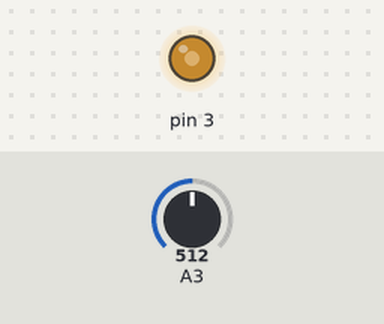
This sketch was run on a simulated Arduino Uno, built with avr-gcc and run on an emulated ATmega328P. Parts: output pins drawn as LEDs (lit = HIGH). The inputs (shaded band) are chosen by the test bench; at power-on: A3 = 512.

Above: at 1.2 s.
1.3 s: A3 set to 306
At 1.7 s:
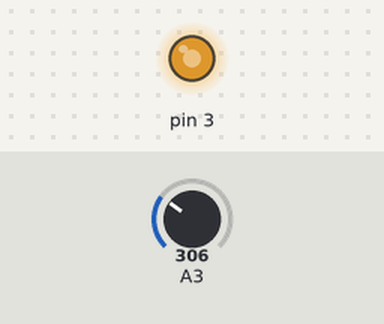
2.8 s: A3 set to 122
At 4.0 s:
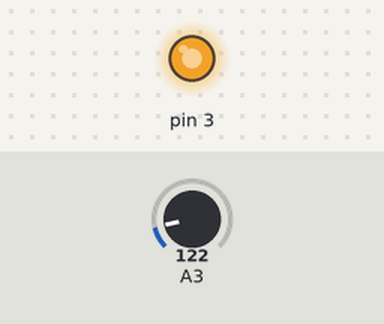
4.3 s: A3 set to 900
At 5.1 s:
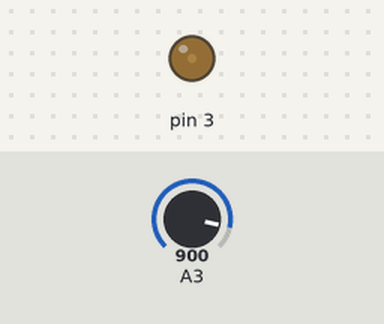
5.8 s: A3 set to 1023
At 6.3 s:
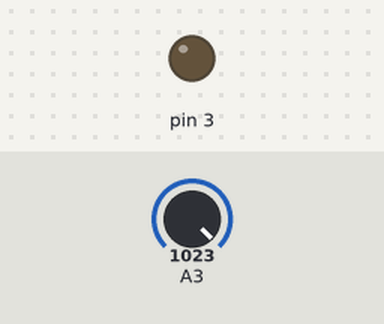
Timing chart, 0 to 8.3 s (numbered marks = the images above; inputs shaded):
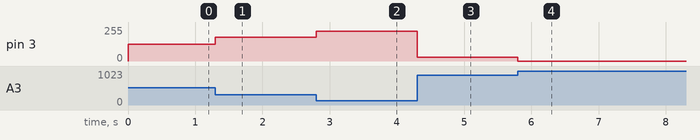

Measured:
- after the input at 1.3 s, pin 3: 127/255 → 179/255 at once
- after the input at 2.8 s, pin 3: 179/255 → 225/255 at once
- after the input at 4.3 s, pin 3: 225/255 → 30/255 at once
- after the input at 5.8 s, pin 3: 30/255 → 0/255 at once

The sketch:

Potenciometro_InversaoSoftware.ino
```cpp
// Inversao em software com potenciometro:
// Sabemos que o valor de entrada analogica varia de 0 ate 1023
// Logo subtraimos o valor por 1023 e tiramos o modulo.
void setup()
{
  pinMode(3, OUTPUT);
}

void loop()
{
  // Valor analogico a ser lido
  int val = 0;

  // Le tensao sob o potenciometro (0 ate 1023)
  val = analogRead(A3);
  val = abs(val - 1023);

  // Emite a tensao para o LED (que so pode escrever de 0 ate 255)
  analogWrite(3,val/4);
}
```
